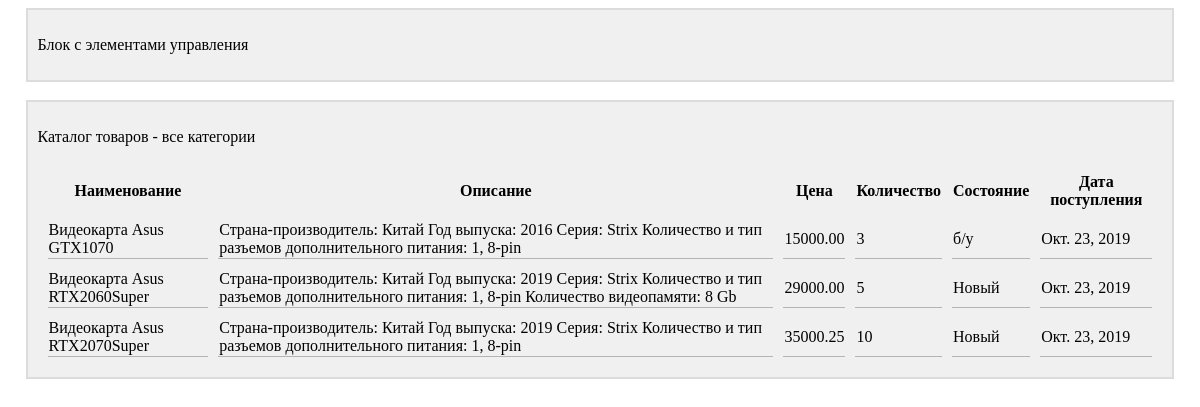
Screenshot of /products_list/ with the database file from the repository.
### main/models.py (models this page shows)
class Product(models.Model):
    title = models.CharField(max_length=50, verbose_name='Наименование')
    description = models.TextField(max_length=1000, verbose_name='Описание')
    price = models.DecimalField(max_digits=10, decimal_places=2, verbose_name='Цена')
    count = models.PositiveIntegerField(verbose_name='Количество')
    state = models.BooleanField(verbose_name='Новый', null=False)
    arrival_date = models.DateField(verbose_name='Дата поступления')
    group = models.ForeignKey(Group, on_delete=models.CASCADE, verbose_name='Группа')
    class Meta:
        verbose_name = 'Товар'
        verbose_name_plural = 'Товары'
        ordering = ['title']

### main/views.py (the view)
# urls.py: path('products_list/', products_list, name='products_list')
def products_list(request):
    if 'group_id' in request.GET:
        group_id = request.GET['group_id']
        try:
            selected_group = Group.objects.get(pk=group_id)
        except (Group.DoesNotExist, Group.MultipleObjectsReturned):
            selected_group = None
    else:
        selected_group = None
    if selected_group is not None:
        products = Product.objects.filter(group=selected_group)
    else:
        products = Product.objects.all()
    context = {'products': products}
    if selected_group is not None:
        context['group_name'] = selected_group.title
    else:
        context['group_name'] = 'все категории'
    return render(request, 'main/index.html', context)

### main/templates/main/index.html
{% extends 'layout/basic.html' %}
{% block header %}
    <div class="block">
        <p>Блок с элементами управления</p>
    </div>
    <br>
{% endblock %}
{% block content %}
    <div class="block">
        <p>Каталог товаров - {{ group_name }}</p>
        {% if products|length != 0 %}
            <table class="table_view">
                <tr>
                    <th>Наименование</th>
                    <th>Описание</th>
                    <th>Цена</th>
                    <th>Количество</th>
                    <th>Состояние</th>
                    <th>Дата поступления</th>
                </tr>
                {% for product in products %}
                    <tr>
                        <td class="cell_border">{{ product.title }}</td>
                        <td class="cell_border">{{ product.description }}</td>
                        <td class="cell_border">{{ product.price }}</td>
                        <td class="cell_border">{{ product.count }}</td>
                        <td class="cell_border">
                            {% if product.state %}
                                Новый
                            {% else %}
                                б/у
                            {% endif %}
                        </td>
                        <td class="cell_border">{{ product.arrival_date }}</td>
                    </tr>
                {% endfor %}
            </table>
        {% else %}
            <p>Нет товаров в выбранной категории</p>
        {% endif %}
    </div>
{% endblock %}

### main/templates/layout/basic.html (shortened to what this page needs)
{% load static %}
<!DOCTYPE html>
<html lang="en">
<head>
    <link rel="stylesheet" type="text/css" href="{% static 'main/style.css' %}">
</head>
<body>
{% block header %}
{% endblock %}
{% block content %}
{% endblock %}
</body>
</html>

### main/static/main/style.css (style rules this page uses)
div.block { background-color: RGB(240, 240, 240); border: 2px solid RGB(220, 220, 220); padding: 10px; margin-left: auto; margin-right: auto; width: 95%; }
table.table_view { border-spacing: 10px; }
td.cell_border { border-bottom: 1px solid RGB(180, 180, 180); }

### rows the page displays
Product: title "Видеокарта Asus GTX1070", description "Страна-производитель: Китай Год выпуска: 2016 Серия: Strix Количество и тип разъемов дополнительного питания: 1, 8-pin", price "15000.00", count "3", state "б/у", arrival_date "Окт. 23, 2019"
Product: title "Видеокарта Asus RTX2060Super", description "Страна-производитель: Китай Год выпуска: 2019 Серия: Strix Количество и тип разъемов дополнительного питания: 1, 8-pin Количество видеопамяти: 8 Gb", price "29000.00", count "5", state "Новый", arrival_date "Окт. 23, 2019"
Product: title "Видеокарта Asus RTX2070Super", description "Страна-производитель: Китай Год выпуска: 2019 Серия: Strix Количество и тип разъемов дополнительного питания: 1, 8-pin", price "35000.25", count "10", state "Новый", arrival_date "Окт. 23, 2019"

### other values shown
{{ group_name }} "все категории"
